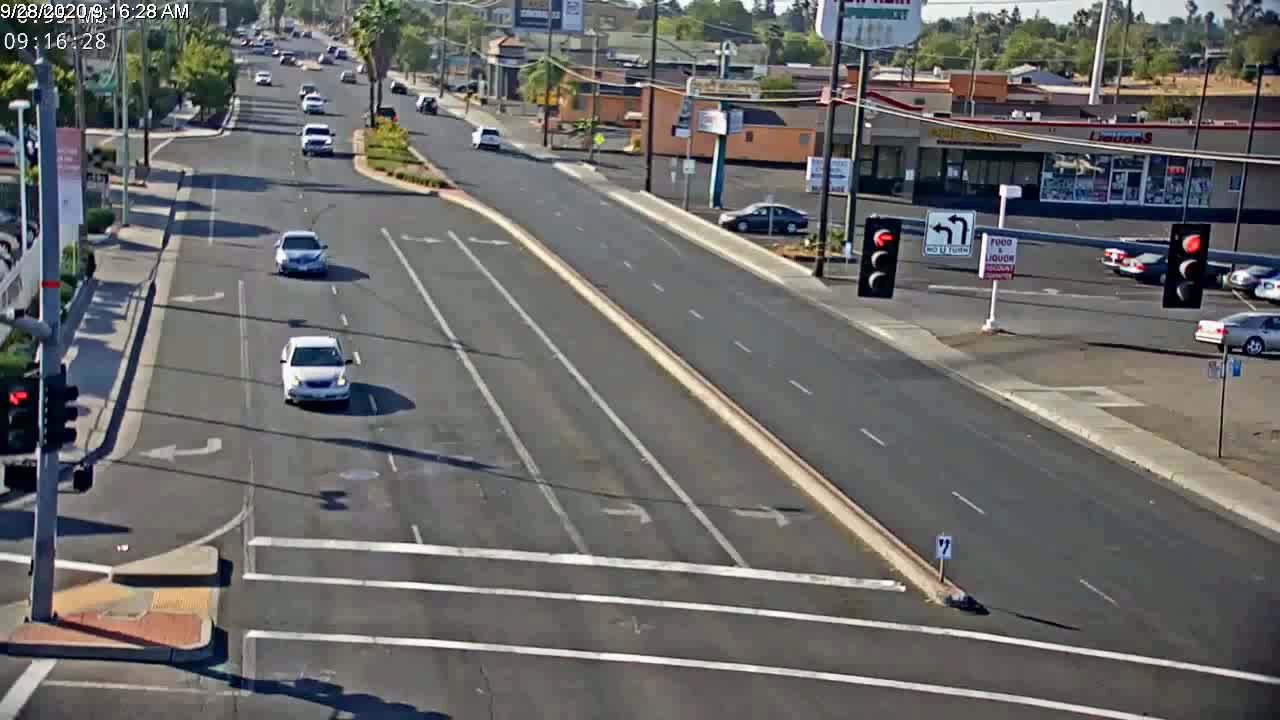
#> input picture Car_Speed_Yolo/frame1.jpg, 1280 x 720 px
$ python mask.py
#> lines starting #> are read from the running program, lines starting #| are printed output that depends on the picture; after the words box and inside, x2 and y2 are one past the last pixel; in counts of white or black regions, pixels touching at a corner belong together
#> further down, img is the input picture: shape (720, 1280, 3); mean B, G, R 103.2, 105.1, 105.4
import numpy as np
import cv2


def mask(image, pointsArray):

    mask = np.zeros(image.shape, np.uint8)
    pts_array = np.array(pointsArray, np.int32)
    pts_array.reshape((-1, 1, 2))
    mask = cv2.polylines(mask, [pts_array], True, (255, 255, 255))
    mask_2 = cv2.fillPoly(mask, [pts_array], (255, 255, 255))
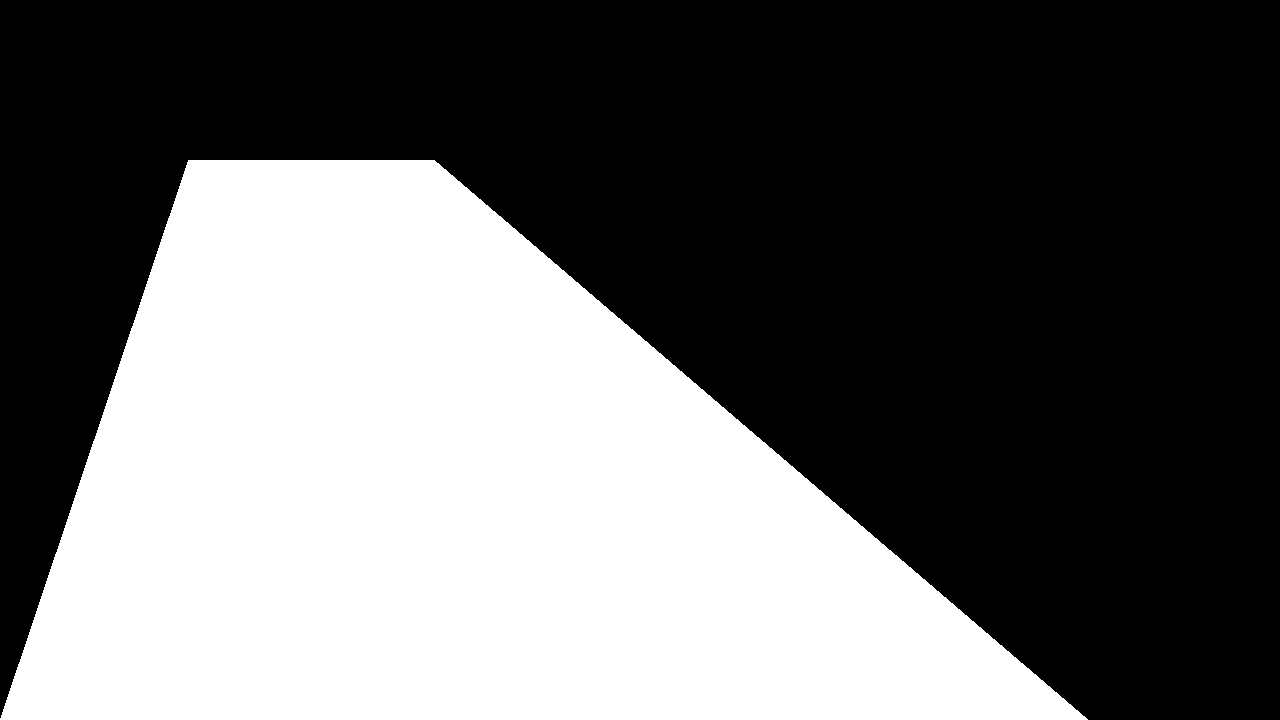
#> mask: shape (720, 1280, 3); 40.6% white; 1 white region, box (x1, y1, x2, y2) and area: (0, 160, 1088, 720) 373847

    cv2.imshow('mask_2', mask_2)
    ROI = cv2.bitwise_and(mask_2, image)
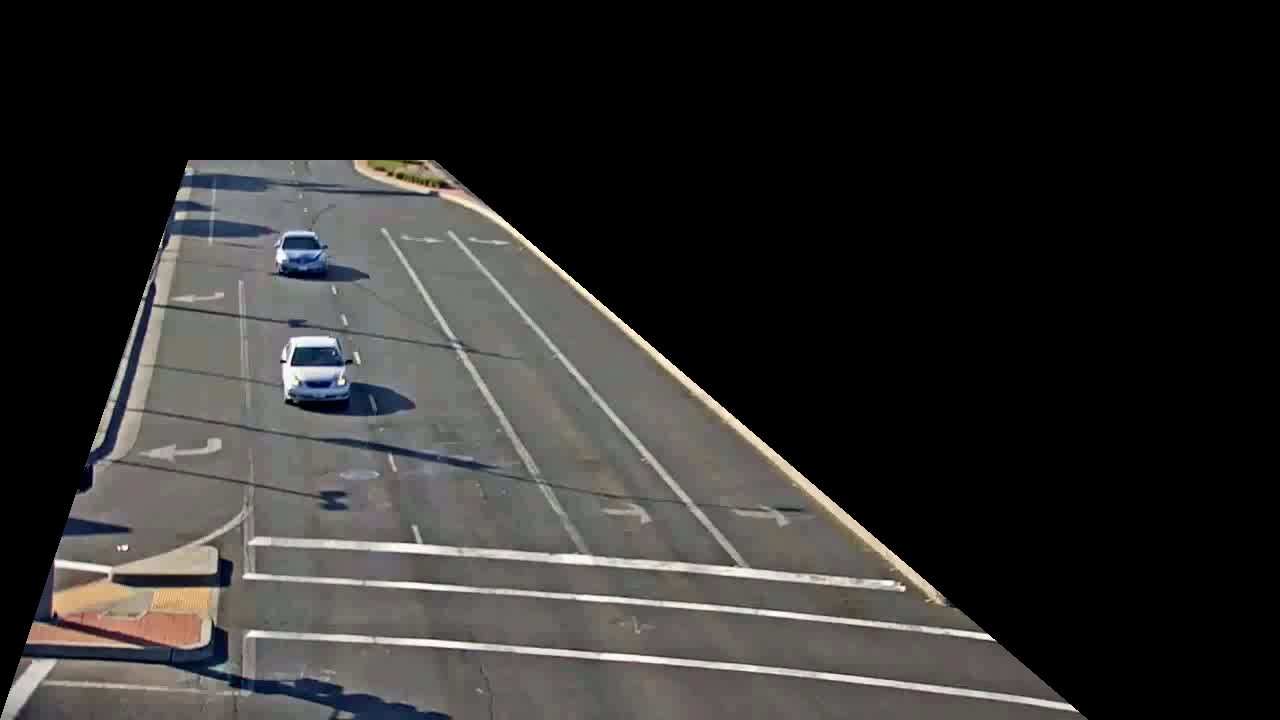
#> ROI: shape (720, 1280, 3); mean of channels 0, 1, 2 44.1, 45.5, 46.3; drawn as B, G, R
    cv2.imshow('ROI', ROI)
    # cv2.imwrite('mask.jpg', mask_2)


img = cv2.imread('frame1.jpg')
mask(img, [[188, 160], [434, 160], [1088, 720], [0, 720]])

cv2.waitKey(0)
cv2.destroyAllWindows()
